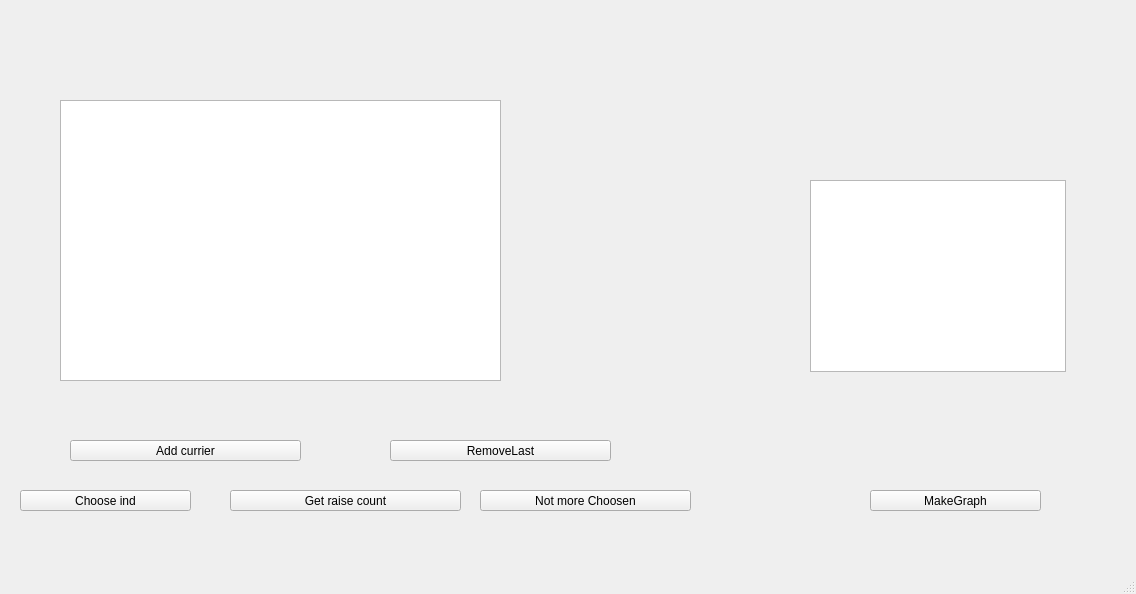
<?xml version="1.0" encoding="UTF-8"?>
<ui version="4.0">
 <class>MainWindow</class>
 <widget class="QMainWindow" name="MainWindow">
  <property name="geometry">
   <rect>
    <x>0</x>
    <y>0</y>
    <width>1136</width>
    <height>594</height>
   </rect>
  </property>
  <property name="windowTitle">
   <string>MainWindow</string>
  </property>
  <widget class="QWidget" name="centralwidget">
   <widget class="QPushButton" name="pushButton_2">
    <property name="geometry">
     <rect>
      <x>70</x>
      <y>440</y>
      <width>231</width>
      <height>21</height>
     </rect>
    </property>
    <property name="text">
     <string>Add currier</string>
    </property>
   </widget>
   <widget class="QPushButton" name="pushButton_3">
    <property name="geometry">
     <rect>
      <x>390</x>
      <y>440</y>
      <width>221</width>
      <height>21</height>
     </rect>
    </property>
    <property name="text">
     <string>RemoveLast</string>
    </property>
   </widget>
   <widget class="QTextBrowser" name="display">
    <property name="geometry">
     <rect>
      <x>60</x>
      <y>100</y>
      <width>441</width>
      <height>281</height>
     </rect>
    </property>
   </widget>
   <widget class="QPushButton" name="pushButton_4">
    <property name="geometry">
     <rect>
      <x>20</x>
      <y>490</y>
      <width>171</width>
      <height>21</height>
     </rect>
    </property>
    <property name="text">
     <string>Choose ind</string>
    </property>
   </widget>
   <widget class="QPushButton" name="pushButton_5">
    <property name="geometry">
     <rect>
      <x>230</x>
      <y>490</y>
      <width>231</width>
      <height>21</height>
     </rect>
    </property>
    <property name="text">
     <string>Get raise count</string>
    </property>
   </widget>
   <widget class="QPushButton" name="pushButton_6">
    <property name="geometry">
     <rect>
      <x>480</x>
      <y>490</y>
      <width>211</width>
      <height>21</height>
     </rect>
    </property>
    <property name="text">
     <string>Not more Choosen</string>
    </property>
   </widget>
   <widget class="QPushButton" name="pushButton_7">
    <property name="geometry">
     <rect>
      <x>870</x>
      <y>490</y>
      <width>171</width>
      <height>21</height>
     </rect>
    </property>
    <property name="text">
     <string>MakeGraph</string>
    </property>
   </widget>
   <widget class="QGraphicsView" name="graph">
    <property name="geometry">
     <rect>
      <x>810</x>
      <y>180</y>
      <width>256</width>
      <height>192</height>
     </rect>
    </property>
   </widget>
  </widget>
  <widget class="QMenuBar" name="menubar">
   <property name="geometry">
    <rect>
     <x>0</x>
     <y>0</y>
     <width>1136</width>
     <height>26</height>
    </rect>
   </property>
  </widget>
  <widget class="QStatusBar" name="statusbar"/>
 </widget>
 <resources/>
 <connections/>
</ui>
